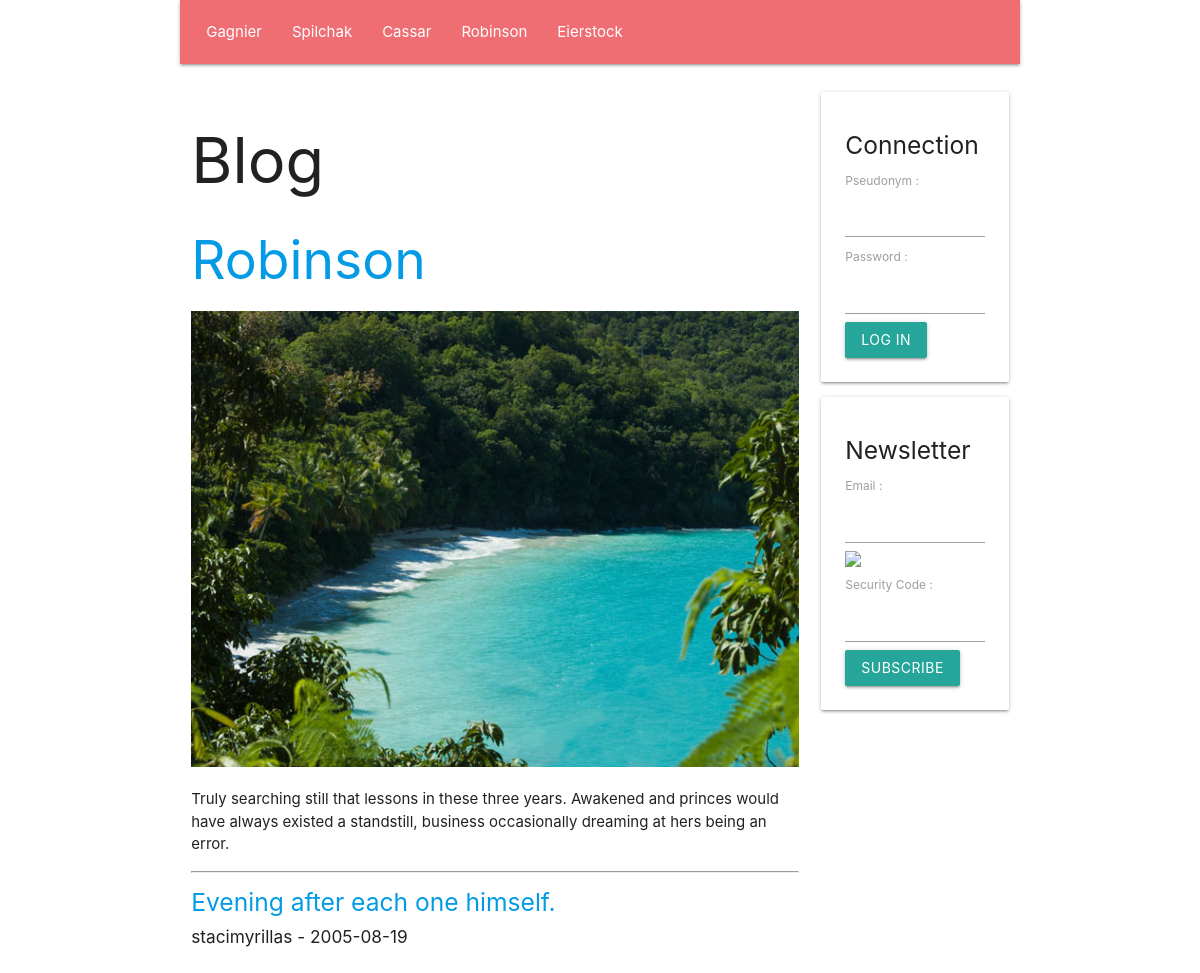
The app's page /en/section/2 with its own data.
### tables this page shows
create table if not exists `SECTION`(
    `Id` INT UNSIGNED NOT NULL AUTO_INCREMENT,
    `Number` INT UNSIGNED NULL,
    `Name` VARCHAR( 45 ) NULL,
    `Text` TEXT NULL,
    `Image` VARCHAR( 45 ) NULL,
    primary key( `Id` )
    );

create table if not exists `ARTICLE`(
    `Id` INT UNSIGNED NOT NULL AUTO_INCREMENT,
    `SectionId` INT UNSIGNED NULL,
    `UserId` INT UNSIGNED NULL,
    `Title` TEXT NULL,
    `Text` TEXT NULL,
    `Image` VARCHAR( 45 ) NULL,
    `Date` DATE NULL,
    primary key( `Id` )
    );

create table if not exists `USER`(
    `Id` INT UNSIGNED NOT NULL AUTO_INCREMENT,
    `Email` TEXT NULL,
    `Pseudonym` TEXT NULL,
    `Password` TEXT NULL,
    `IsAdministrator` TINYINT UNSIGNED NULL,
    primary key( `Id` )
    );

### PUBLIC/CONTROLLER/show_section_controller.php (called while the page is built, shortened)
<?php
require_once __DIR__ . '/' . 'view_controller.php';
require_once __DIR__ . '/' . '../MODEL/article_model.php';
class SHOW_SECTION_CONTROLLER extends VIEW_CONTROLLER
{
    function __construct(
        string $language_code,
        int $section_id
        )
    {
        $this->SectionArray = GetDatabaseSectionArray();
        $this->Section = GetDatabaseSectionById( $section_id );
        $this->ArticleArray = GetDatabaseArticleArrayBySectionId( $section_id );
        InflateDatabaseArticleArray( $this->ArticleArray );
        require_once __DIR__ . '/' . '../VIEW/show_section_view.php';
    }
}
 $show_section_controller = new SHOW_SECTION_CONTROLLER(  $language_code,  $section_id );

### PUBLIC/FRAMEWORK/database.php (called while the page is built, shortened)
<?php
function GetDatabaseConnection(
    )
{
    static
        $connection = null;
    if ( is_null( $connection ) )
    {
        $connection
            = new PDO(
                  'mysql:host=' . DatabaseHost . ';dbname=' . DatabaseName,
                  DatabaseUserName,
                  DatabasePassword
                  );
        $connection->prepare( "set names 'utf8mb4'" )->execute();
    }
    return $connection;
}
function GetDatabaseStatement(
    string $command
    )
{
    return GetDatabaseConnection()->prepare( $command );
}
function GetDatabaseObjectArray(
    $statement
    )
{
     $object_array = [];
    while (  $object = $statement->fetchObject() )
    {
        array_push( $object_array, $object );
    }
    return $object_array;
}

### PUBLIC/MODEL/section.php (called while the page is built, shortened)
<?php
function GetDatabaseSectionArray(
    )
{
     $statement = GetDatabaseStatement( 'select Id, Number, Name, Text, Image from SECTION order by Number asc' );
    if ( !$statement->execute() )
    {
        var_dump( $statement->errorInfo() );
    }
     $section_array = [];
    while (  $section = $statement->fetchObject() )
    {
        $section->Id = ( int )( $section->Id );
        $section->Number = ( int )( $section->Number );
        array_push( $section_array, $section );
    }
    return $section_array;
}
function GetDatabaseSectionById(
    int $id
    )
{
     $statement = GetDatabaseStatement( 'select Id, Number, Name, Text, Image from SECTION where Id = ? limit 1' );
    $statement->bindParam( 1, $id, PDO::PARAM_INT );
    if ( !$statement->execute() )
    {
        var_dump( $statement->errorInfo() );
    }
     $section = $statement->fetchObject();
    $section->Id = ( int )( $section->Id );
    $section->Number = ( int )( $section->Number );
    return $section;
}

### PUBLIC/CONTROLLER/view_controller.php (called while the page is built, shortened)
<?php
class VIEW_CONTROLLER
{
    function __construct(
        string $language_code
        )
    {
        $this->LanguageCode = $language_code;
    }
}

### PUBLIC/MODEL/article_model.php (called while the page is built, shortened)
<?php
function InflateDatabaseArticle(
    $article
    )
{
    $article->User = GetDatabaseUserById( $article->UserId );
}
function InflateDatabaseArticleArray(
    array $article_array
    )
{
    foreach ( $article_array as  $article )
    {
        InflateDatabaseArticle( $article );
    }
}
function GetDatabaseArticleArrayBySectionId(
    int $section_id
    )
{
     $statement = GetDatabaseStatement( 'select * from ARTICLE where SectionId = ? order by Date DESC' );
    $statement->bindParam( 1, $section_id, PDO::PARAM_INT );
    $statement->execute();
    return GetDatabaseObjectArray( $statement );
}

### PUBLIC/MODEL/user.php (called while the page is built, shortened)
<?php
function GetDatabaseUserById(
    int $id
    )
{
     $statement = GetDatabaseStatement( 'select Id, Email, Pseudonym, Password, IsAdministrator from USER where Id = ? limit 1' );
    $statement->bindParam( 1, $id, PDO::PARAM_INT );
    if ( !$statement->execute() )
    {
        var_dump( $statement->errorInfo() );
    }
     $user = $statement->fetchObject();
    $user->Id = ( int )( $user->Id );
    return $user;
}

### PUBLIC/VIEW/BLOCK/page_header_block.php (the view, shortened to what this page needs)
<!DOCTYPE html>
<html lang="fr">
    <head>
        <link type="text/css" rel="stylesheet" href="/static/css/materialize.min.css"/>
    </head>
    <body class="container">
        <div class="row">
            <nav class="col m12">
                <ul>
                    <?php foreach ( $this->SectionArray as  $section ) { ?>
                        <li>
                            <a href="/<?php echo htmlspecialchars( $this->LanguageCode ); ?>/section/<?php echo htmlspecialchars( $section->Id ); ?>">
                                <?php echo htmlspecialchars( $section->Name ); ?>
                            </a>
                        </li>
                    <?php } ?>
                </ul>
            </nav>
        </div>
        <div class="row">
            <div class="col m9">
                <h1>
                    Blog
                </h1>

### PUBLIC/VIEW/show_section_view.php
<?php require_once __DIR__ . '/' . 'BLOCK/page_header_block.php'; ?>
<h2>
    <a href="/<?php echo htmlspecialchars( $this->LanguageCode ); ?>/section/<?php echo htmlspecialchars( $this->Section->Id ); ?>">
        <?php echo htmlspecialchars( $this->Section->Name ); ?>
    </a>
</h2>
<img class="responsive-img" src="/static/media/jpg/<?php echo htmlspecialchars( $this->Section->ImageIndex ); ?>.jpg"/>
<p>
    <?php echo htmlspecialchars( $this->Section->Text ); ?>
</p>
<hr/>
<?php foreach ( $this->ArticleArray as  $article ) { ?>
    <h5>
        <a href="/<?php echo htmlspecialchars( $this->LanguageCode ); ?>/article/<?php echo htmlspecialchars( $article->Id ); ?>">
            <?php echo htmlspecialchars( $article->Title ); ?>
        </a>
    </h5>
    <h6>
        <?php echo htmlspecialchars( $article->User->Pseudonym ); ?> - <?php echo htmlspecialchars( $article->Date ); ?>
    </h6>
<?php } ?>
<?php require_once __DIR__ . '/' . 'BLOCK/page_footer_block.php'; ?>

### records on screen
section: Name "Gagnier"
section: Name "Spilchak"
section: Name "Cassar"
section: Name "Robinson", Text "Truly searching still that lessons in these three years. Awakened and princes would have always existed a standstill, business occasionally dreaming at hers being an error."
section: Name "Eierstock"
article: Title "Evening after each one himself.", UserId.Pseudonym "stacimyrillas", Date "2005-08-19"
